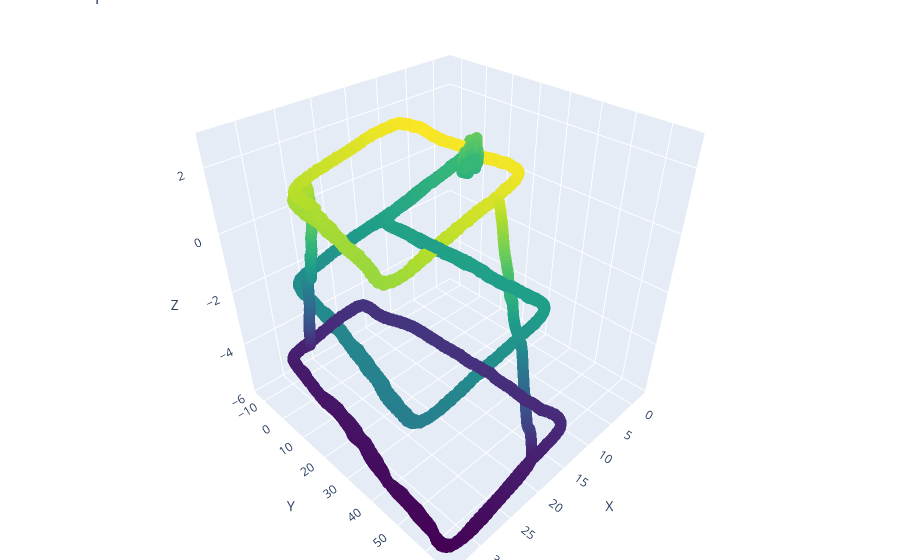

Source (notebook cell):
### Markdown cell above
# Route Construction

### Code cell
def plot_rectangular_3d_map(df):
    fig = go.Figure(data=[go.Scatter3d(
        x=df['x'],
        y=df['y'],
        z=df['z'],
        mode='markers',
        marker=dict(
            size=5,
            color=df['z'],  # Coloring based on z value
            colorscale='Viridis',
            opacity=0.8
        )
    )])

    # Camera settings to manipulate the view angle
    camera = dict(
        up=dict(x=0, y=0, z=1),
        center=dict(x=0, y=0, z=0),
        eye=dict(x=1.25, y=1.25, z=1.25)
    )

    fig.update_layout(
        title='3D Map from ORB SLAM Data',
        scene_camera=camera,
        width=1200,
        height=800
    )

    fig.show()

plot_interactive_3d_map(df)

### Figure 1 — Plotly figure (JSON) as saved in the notebook; plotly's stock layout.template omitted (floating-point values rounded to 4 significant figures; data arrays with more than 128 entries replaced by an {"elided": "..."} marker saying what was removed)
{"data": [{"marker": {"color": {"elided": "15441 float values"}, "colorscale": [[0, "#440154"], [0.1111, "#482878"], [0.2222, "#3e4989"], [0.3333, "#31688e"], [0.4444, "#26828e"], [0.5556, "#1f9e89"], [0.6667, "#35b779"], [0.7778, "#6ece58"], [0.8889, "#b5de2b"], [1, "#fde725"]], "opacity": 0.8, "size": 4}, "mode": "markers", "type": "scatter3d", "x": {"elided": "15441 float values"}, "y": {"elided": "15441 float values"}, "z": {"elided": "15441 float values"}}], "layout": {"margin": {"b": 0, "l": 0, "r": 0, "t": 0}, "scene": {"xaxis": {"title": {"text": "X"}}, "yaxis": {"title": {"text": "Y"}}, "zaxis": {"title": {"text": "Z"}}}, "title": {"text": "3D Map from ORB SLAM Data"}}}
